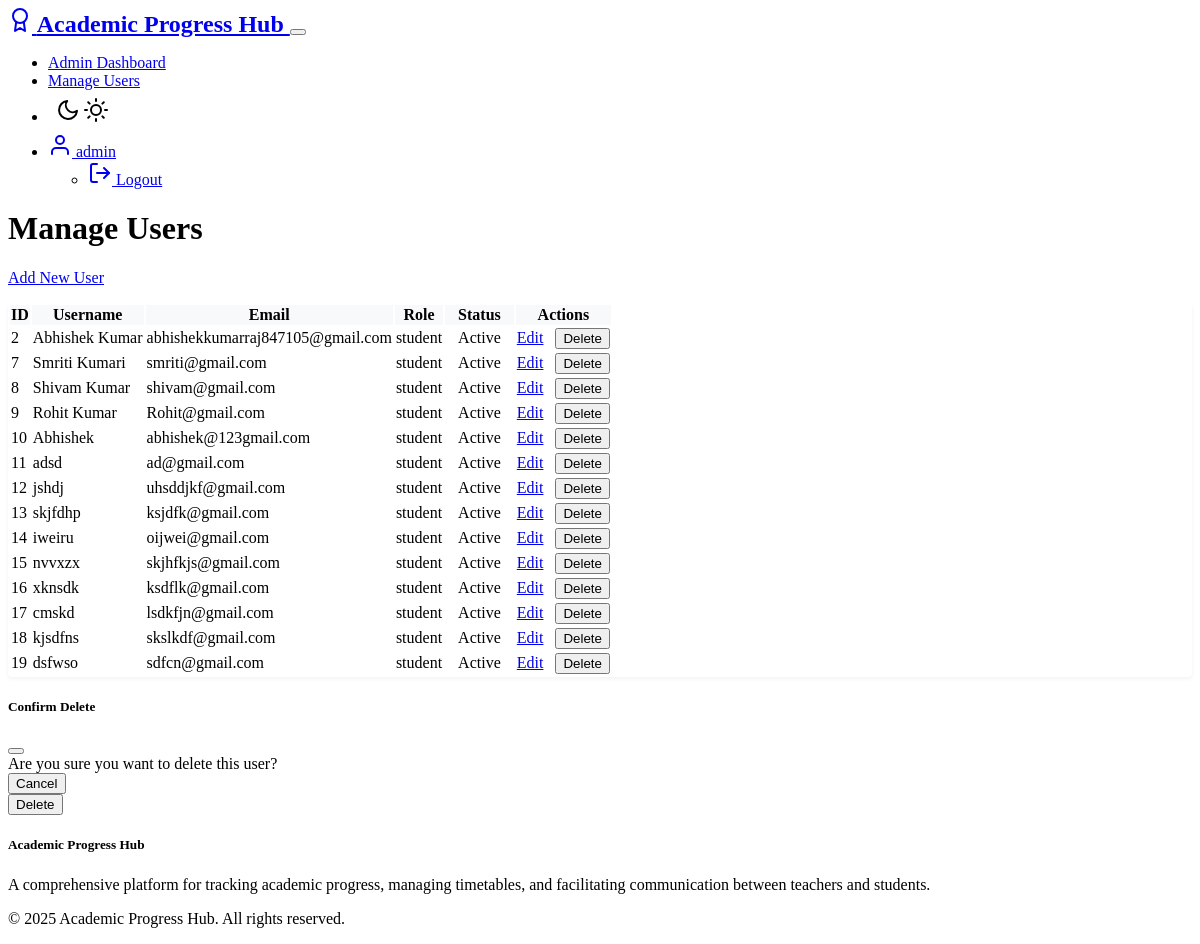
/admin/students (signed in), run on the app's committed database.
### models.py (models this page shows, shortened)
class User(UserMixin, db.Model):
    __tablename__ = 'users'
    id = db.Column(db.Integer, primary_key=True)
    username = db.Column(db.String(64), unique=True, nullable=False)  # Your login name
    email = db.Column(db.String(120), unique=True, nullable=False)    # Your email address
    password_hash = db.Column(db.String(256), nullable=False)         # Your secret password
    role = db.Column(db.String(10), nullable=False)                   # Are you a teacher, student, or admin?
    created_at = db.Column(db.DateTime, default=datetime.utcnow)      # When you joined
    is_active = db.Column(db.Boolean, default=True)                   # Are you using the website?
    teacher_profile = db.relationship('Teacher', backref='user', uselist=False, cascade='all, delete-orphan')
    student_profile = db.relationship('Student', backref='user', uselist=False, cascade='all, delete-orphan')
    @property
    def is_admin(self):
        return self.role == 'admin'

### routes/admin_routes.py (the view)
    def decorated_function(*args, **kwargs):
        if not current_user.is_authenticated or not current_user.is_admin:
            flash('Access denied: Admin permissions required.', 'danger')
            return redirect(url_for('auth.login'))
        return f(*args, **kwargs)

### app.py (called while the page is built)
@login_manager.user_loader
def load_user(user_id):
    from models import User
    return User.query.get(int(user_id))

### routes/admin_routes.py (called while the page is built)
def admin_required(f):
    def decorated_function(*args, **kwargs):
        if not current_user.is_authenticated or not current_user.is_admin:
            flash('Access denied: Admin permissions required.', 'danger')
            return redirect(url_for('auth.login'))
        return f(*args, **kwargs)
    decorated_function.__name__ = f.__name__
    return login_required(decorated_function)

@admin.route('/students')
@admin_required
def manage_students():
    students = User.query.filter_by(role='student').all()
    return render_template('admin/users.html', users=students, title="Manage Students")

### templates/admin/users.html (shortened to what this page needs)
{% extends "layout.html" %}
{% block content %}
<div class="container mt-4">
    <div class="d-flex justify-content-between align-items-center mb-4">
        <h1>Manage Users</h1>
        <a href="{{ url_for('admin.add_user') }}" class="btn btn-success">Add New User</a>
    </div>
    <div class="table-responsive">
        <table class="table table-striped">
            <thead>
                <tr>
                    <th>ID</th>
                    <th>Username</th>
                    <th>Email</th>
                    <th>Role</th>
                    <th>Status</th>
                    <th>Actions</th>
                </tr>
            </thead>
            <tbody>
                {% for user in users %}
                <tr>
                    <td>{{ user.id }}</td>
                    <td>{{ user.username }}</td>
                    <td>{{ user.email }}</td>
                    <td>{{ user.role }}</td>
                    <td>
                        <span class="badge {% if user.is_active %}bg-success{% else %}bg-danger{% endif %}">
                            {{ 'Active' if user.is_active else 'Inactive' }}
                        </span>
                    </td>
                    <td>
                        <a href="{{ url_for('admin.edit_user', user_id=user.id) }}" class="btn btn-sm btn-primary">Edit</a>
                        <button class="btn btn-sm btn-danger delete-user" data-user-id="{{ user.id }}">Delete</button>
                    </td>
                </tr>
                {% endfor %}
            </tbody>
        </table>
    </div>
</div>
<div class="modal fade" id="deleteModal" tabindex="-1">
    <div class="modal-dialog">
        <div class="modal-content">
            <div class="modal-header">
                <h5 class="modal-title">Confirm Delete</h5>
                <button type="button" class="btn-close" data-bs-dismiss="modal"></button>
            </div>
            <div class="modal-body">
                Are you sure you want to delete this user?
            </div>
            <div class="modal-footer">
                <button type="button" class="btn btn-secondary" data-bs-dismiss="modal">Cancel</button>
                <form id="deleteForm" method="POST">
                    <button type="submit" class="btn btn-danger">Delete</button>
                </form>
            </div>
        </div>
    </div>
</div>
{% endblock %}

### templates/layout.html (shortened to what this page needs)
<!DOCTYPE html>
<html lang="en" data-bs-theme="dark">
<head>
    <link rel="stylesheet" href="https://cdn.replit.com/agent/bootstrap-agent-dark-theme.min.css">
    <link rel="stylesheet" href="{{ url_for('static', filename='css/style.css') }}">
    {% if current_user.is_authenticated and current_user.role == 'admin' %}
    <link rel="stylesheet" href="{{ url_for('static', filename='css/admin/style.css') }}">
    {% endif %}
</head>
<body class="{% block body_class %}{% endblock %}">
    <nav class="navbar navbar-expand-lg navbar-dark bg-dark mb-4">
        <div class="container">
            <a class="navbar-brand" href="{{ url_for('index') }}">
                <span data-feather="award" class="me-2"></span>
                Academic Progress Hub
            </a>
            <button class="navbar-toggler" type="button" data-bs-toggle="collapse" data-bs-target="#navbarNav">
            </button>
            <div class="collapse navbar-collapse" id="navbarNav">
                <ul class="navbar-nav ms-auto">
                    {% if current_user.is_authenticated %}
                        {% if current_user.role == 'admin' %}
                            <li class="nav-item">
                                <a class="nav-link" href="{{ url_for('admin.admin_dashboard') }}">Admin Dashboard</a>
                            </li>
                            <li class="nav-item">
                                <a class="nav-link" href="{{ url_for('admin.manage_users') }}">Manage Users</a>
                            </li>
                        {% endif %}
                        <li class="nav-item">
                            <button class="nav-link btn theme-toggle px-2" id="themeToggle" title="Toggle Light/Dark Mode">
                                <span data-feather="moon" class="theme-icon-dark d-none"></span>
                                <span data-feather="sun" class="theme-icon-light"></span>
                            </button>
                        </li>
                        <li class="nav-item dropdown">
                            <a class="nav-link dropdown-toggle" href="#" id="userDropdown" role="button" data-bs-toggle="dropdown">
                                <span data-feather="user" class="me-1"></span>
                                {{ current_user.username }}
                            </a>
                            <ul class="dropdown-menu dropdown-menu-end">
                                <li>
                                    <a class="dropdown-item" href="{{ url_for('auth.logout') }}">
                                        <span data-feather="log-out" class="me-1"></span> Logout
                                    </a>
                                </li>
                            </ul>
                        </li>
                    {% endif %}
                </ul>
            </div>
        </div>
    </nav>
    <main class="container my-4">
        {% block content %}{% endblock %}
    </main>
    <footer class="bg-dark text-light py-4 mt-5">
        <div class="container">
            <div class="row">
                <div class="col-md-6">
                    <h5>Academic Progress Hub</h5>
                    <p>A comprehensive platform for tracking academic progress, managing timetables, and facilitating communication between teachers and students.</p>
                </div>
                <div class="col-md-6 text-md-end">
                    <p>&copy; 2025 Academic Progress Hub. All rights reserved.</p>
                </div>
            </div>
        </div>
    </footer>
</body>
</html>

### static/css/style.css (style rules this page uses)
:root { --transition-speed: 0.3s; }
.theme-toggle { background: transparent; border: none; cursor: pointer; padding: 0.5rem; transition: color var(--transition-speed); }
.navbar-brand { font-weight: bold; font-size: 1.5rem; }
body, .card, .chart-container { transition: background-color var(--transition-speed) ease, color var(--transition-speed) ease, border-color var(--transition-speed) ease; }

### static/css/admin/style.css (style rules this page uses)
.table-responsive { margin-top: 1rem; box-shadow: 0 2px 4px rgba(0,0,0,0.05); border-radius: 0.25rem; }
.table th { background-color: #f8f9fa; border-top: none; }
.badge { padding: 0.5em 0.75em; }
.delete-user { margin-left: 0.5rem; }
.modal-content { border-radius: 0.5rem; }

### data on the page
User: username "admin"
User: id "2", username "Abhishek Kumar", email "abhishekkumarraj847105@gmail.com", role "student", is_active "Active"
User: id "7", username "Smriti Kumari", email "smriti@gmail.com", role "student", is_active "Active"
User: id "8", username "Shivam Kumar", email "shivam@gmail.com", role "student", is_active "Active"
User: id "9", username "Rohit Kumar", email "Rohit@gmail.com", role "student", is_active "Active"
User: id "10", username "Abhishek", email "abhishek@123gmail.com", role "student", is_active "Active"
User: id "11", username "adsd", email "ad@gmail.com", role "student", is_active "Active"
User: id "12", username "jshdj", email "uhsddjkf@gmail.com", role "student", is_active "Active"
User: id "13", username "skjfdhp", email "ksjdfk@gmail.com", role "student", is_active "Active"
User: id "14", username "iweiru", email "oijwei@gmail.com", role "student", is_active "Active"
User: id "15", username "nvvxzx", email "skjhfkjs@gmail.com", role "student", is_active "Active"
User: id "16", username "xknsdk", email "ksdflk@gmail.com", role "student", is_active "Active"
User: id "17", username "cmskd", email "lsdkfjn@gmail.com", role "student", is_active "Active"
User: id "18", username "kjsdfns", email "skslkdf@gmail.com", role "student", is_active "Active"
User: id "19", username "dsfwso", email "sdfcn@gmail.com", role "student", is_active "Active"
